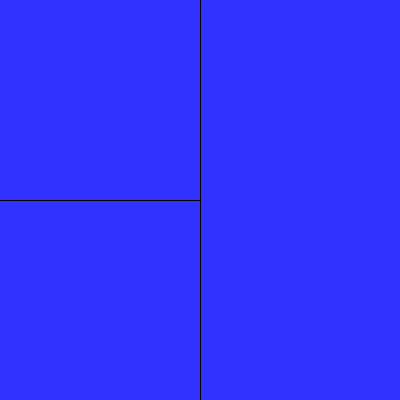
Frame 1 (no input)
Frame 60 (the mouse pressed at the canvas centre just before this capture): identical to frame 1, image omitted
Frame 120 (the mouse held since frame 60 and released just before this capture): identical to frame 1, image omitted

The Processing sketch that drew this single still picture (run headless with seeded random() and noise(); from frame 60 on, the mouse is pressed at the canvas centre):

// Processing sketch: _04ifCondition
// ── _04ifCondition.pde
void setup(){
  size(400,400);
}

void draw(){
  if(mouseX>width/2){
    background(255,255,50);
  }else if(mouseX<width/2 && mouseY>height/2){
    background(255,50,50);
  }else{
    background(50,50,255);
  }
  
  stroke(0);
  line(width/2,0,width/2,height);
  line(0,height/2,width/2,height/2);
}
